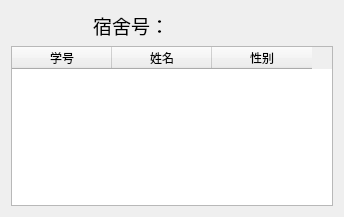
<?xml version="1.0" encoding="UTF-8"?>
<ui version="4.0">
 <class>showRoomDialog</class>
 <widget class="QDialog" name="showRoomDialog">
  <property name="geometry">
   <rect>
    <x>0</x>
    <y>0</y>
    <width>344</width>
    <height>217</height>
   </rect>
  </property>
  <property name="minimumSize">
   <size>
    <width>344</width>
    <height>217</height>
   </size>
  </property>
  <property name="maximumSize">
   <size>
    <width>344</width>
    <height>217</height>
   </size>
  </property>
  <property name="windowTitle">
   <string>Dialog</string>
  </property>
  <property name="windowIcon">
   <iconset resource="resources.qrc">
    <normaloff>:/new/prefix1/student.JPG</normaloff>:/new/prefix1/student.JPG</iconset>
  </property>
  <layout class="QVBoxLayout" name="verticalLayout_2">
   <item>
    <layout class="QVBoxLayout" name="verticalLayout">
     <item>
      <layout class="QHBoxLayout" name="horizontalLayout">
       <item>
        <widget class="QLabel" name="label">
         <property name="text">
          <string>&lt;html&gt;&lt;head/&gt;&lt;body&gt;&lt;p align=&quot;right&quot;&gt;&lt;span style=&quot; font-size:14pt;&quot;&gt;宿舍号：&lt;/span&gt;&lt;/p&gt;&lt;/body&gt;&lt;/html&gt;</string>
         </property>
        </widget>
       </item>
       <item>
        <widget class="QLabel" name="susheLabel">
         <property name="frameShape">
          <enum>QFrame::NoFrame</enum>
         </property>
         <property name="frameShadow">
          <enum>QFrame::Sunken</enum>
         </property>
         <property name="text">
          <string/>
         </property>
        </widget>
       </item>
      </layout>
     </item>
     <item>
      <widget class="QTableWidget" name="tableWidget">
       <column>
        <property name="text">
         <string>学号</string>
        </property>
       </column>
       <column>
        <property name="text">
         <string>姓名</string>
        </property>
       </column>
       <column>
        <property name="text">
         <string>性别</string>
        </property>
       </column>
      </widget>
     </item>
    </layout>
   </item>
  </layout>
 </widget>
 <resources>
  <include location="resources.qrc"/>
 </resources>
 <connections/>
</ui>
